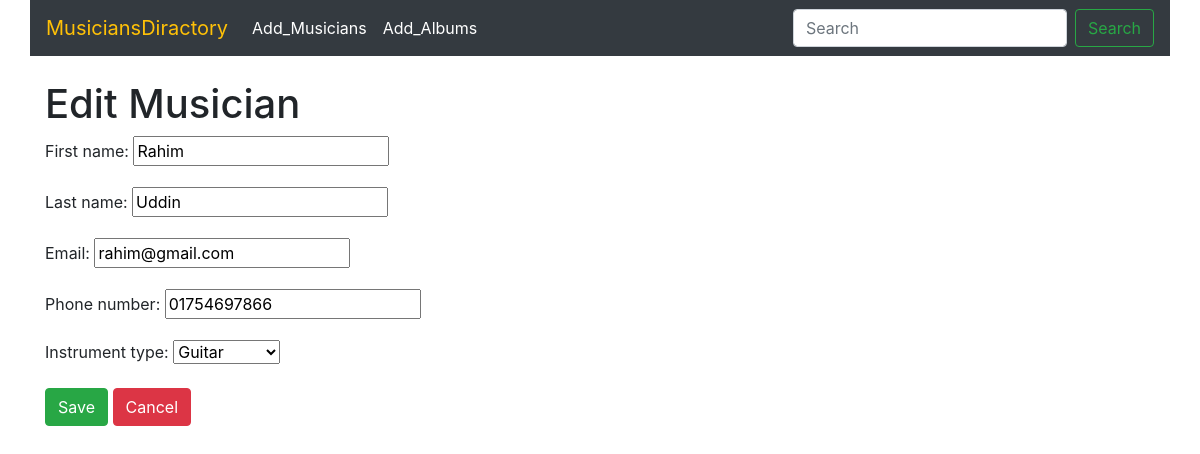
Page /edit/2/ on the committed database.
### Musician/models.py (models this page shows, shortened)
class Musician(models.Model):
    INSTRUMENT_CHOICES = [
        ('guitar', 'Guitar'),
        ('piano', 'Piano'),
        ('drums', 'Drums'),
        ('violin', 'Violin'),
        ('saxophone', 'Saxophone'),
    ]
    first_name = models.CharField(max_length=100)
    last_name = models.CharField(max_length=100)
    email = models.EmailField()
    phone_number = models.CharField(max_length=11)
    instrument_type = models.CharField(max_length=50, choices=INSTRUMENT_CHOICES)

### Musician/views.py (the view)
# urls.py: path('edit/<int:id>/', views.musician_edit, name='musician_edit'),
def musician_edit(request, id):
    musician = Musician.objects.get(id=id)
    musician_form = MusicianForm(instance=musician)
    if request.method == 'POST':
        musician_form = MusicianForm(request.POST, instance=musician)
        if musician_form.is_valid():
            musician_form.save()
            return redirect('musician_list')
    return render(request, 'musician_form.html', {'form': musician_form, 'flag' : False})

### Musician/forms.py
class MusicianForm(forms.ModelForm):
    class Meta:
        model = Musician
        fields = '__all__'

### Musician/templates/musician_form.html (shortened to what this page needs)
{% extends 'base.html' %}
{% block content %}
<h1 class="mt-4">{% if form.instance.pk %}Edit{% else %}Add{% endif %} Musician</h1>
<form method="post">
    {{ form.as_p }}
    <button type="submit" class="btn btn-success">Save</button>
    <a href="{% url 'musician_list' %}" class="btn btn-danger">Cancel</a>
</form>
{% endblock %}

### rows in the picture
Musician: first_name "Rahim", last_name "Uddin", email "rahim@gmail.com", phone_number "01754697866", instrument_type "Guitar"
